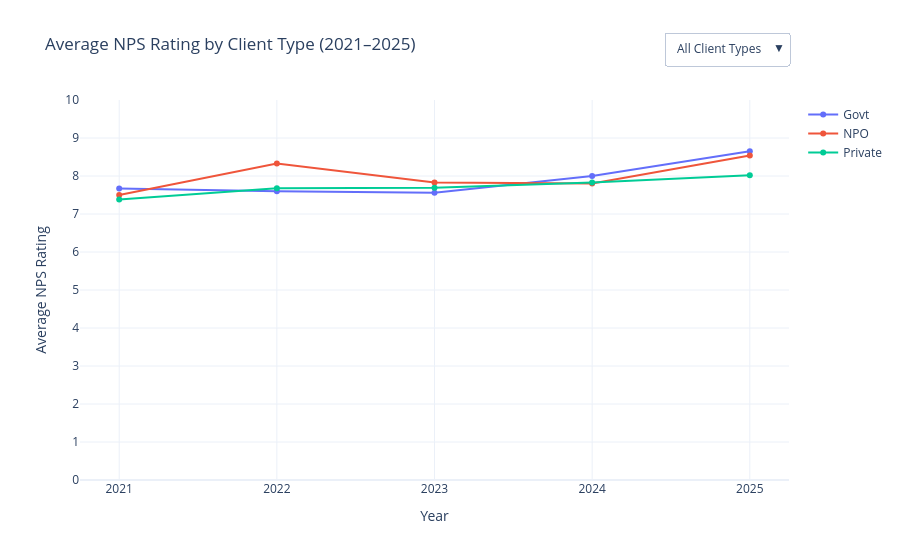

Here is the notebook cell this chart was saved with:
### Code cell
fig2.update_layout(
    updatemenus=[
        dict(
            buttons=buttons,
            direction="down",
            showactive=True,
            x=1,
            xanchor="right",
            y=1.18,
            yanchor="top"
        )
    ]
)

fig2.show()

### Figure 1 — Plotly figure (JSON) as saved in the notebook; plotly's stock layout.template omitted (floating-point values rounded to 4 significant figures)
{"data": [{"mode": "lines+markers", "name": "Govt", "type": "scatter", "x": [2021, 2022, 2023, 2024, 2025], "y": [7.67, 7.6, 7.56, 8, 8.65]}, {"mode": "lines+markers", "name": "NPO", "type": "scatter", "x": [2021, 2022, 2023, 2024, 2025], "y": [7.5, 8.33, 7.83, 7.8, 8.54]}, {"mode": "lines+markers", "name": "Private", "type": "scatter", "x": [2021, 2022, 2023, 2024, 2025], "y": [7.38, 7.68, 7.69, 7.83, 8.02]}], "layout": {"hovermode": "x unified", "title": {"text": "Average NPS Rating by Client Type (2021–2025)"}, "updatemenus": [{"buttons": [{"args": [{"visible": [true, true, true]}, {"title.text": "Average NPS Rating — All Client Types"}], "label": "All Client Types", "method": "update"}, {"args": [{"visible": [true, false, false]}, {"title.text": "Average NPS Rating — Govt"}], "label": "Govt", "method": "update"}, {"args": [{"visible": [false, true, false]}, {"title.text": "Average NPS Rating — NPO"}], "label": "NPO", "method": "update"}, {"args": [{"visible": [false, false, true]}, {"title.text": "Average NPS Rating — Private"}], "label": "Private", "method": "update"}], "direction": "down", "showactive": true, "x": 1, "xanchor": "right", "y": 1.18, "yanchor": "top"}], "xaxis": {"dtick": 1, "tickmode": "linear", "title": {"text": "Year"}}, "yaxis": {"dtick": 1, "range": [0, 10], "title": {"text": "Average NPS Rating"}}}}
